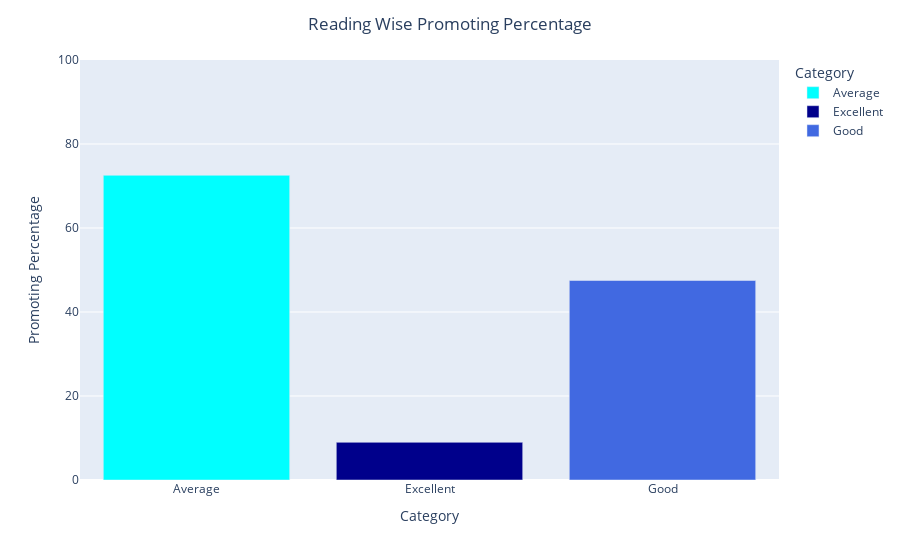

The notebook cell saved with this chart:
### Code cell
#visualizing
import plotly.express as px
fig = px.bar(promoting_df, x='Category', y='Promoting Percentage',
            color='Category',color_discrete_map={'Average': 'cyan',
    'Good': 'royalblue',
    'Excellent': 'darkblue'})
fig.update_layout(title='Reading Wise Promoting Percentage',
                 title_x=0.5)
fig.update_yaxes(range=[0,100])
fig.show()

### Figure 1 — Plotly figure (JSON) as saved in the notebook; plotly's stock layout.template omitted (floating-point values rounded to 4 significant figures)
{"data": [{"alignmentgroup": "True", "hovertemplate": "Category=%{x}<br>Promoting Percentage=%{y}<extra></extra>", "legendgroup": "Average", "marker": {"color": "cyan", "pattern": {"shape": ""}}, "name": "Average", "offsetgroup": "Average", "orientation": "v", "showlegend": true, "textposition": "auto", "type": "bar", "x": ["Average"], "xaxis": "x", "y": [72.55], "yaxis": "y"}, {"alignmentgroup": "True", "hovertemplate": "Category=%{x}<br>Promoting Percentage=%{y}<extra></extra>", "legendgroup": "Excellent", "marker": {"color": "darkblue", "pattern": {"shape": ""}}, "name": "Excellent", "offsetgroup": "Excellent", "orientation": "v", "showlegend": true, "textposition": "auto", "type": "bar", "x": ["Excellent"], "xaxis": "x", "y": [8.974], "yaxis": "y"}, {"alignmentgroup": "True", "hovertemplate": "Category=%{x}<br>Promoting Percentage=%{y}<extra></extra>", "legendgroup": "Good", "marker": {"color": "royalblue", "pattern": {"shape": ""}}, "name": "Good", "offsetgroup": "Good", "orientation": "v", "showlegend": true, "textposition": "auto", "type": "bar", "x": ["Good"], "xaxis": "x", "y": [47.5], "yaxis": "y"}], "layout": {"autosize": true, "barmode": "relative", "legend": {"title": {"text": "Category"}, "tracegroupgap": 0}, "margin": {"t": 60}, "title": {"text": "Reading Wise Promoting Percentage", "x": 0.5}, "xaxis": {"anchor": "y", "autorange": true, "categoryarray": ["Average", "Excellent", "Good"], "categoryorder": "array", "domain": [0, 1], "range": [-0.5, 2.5], "title": {"text": "Category"}, "type": "category"}, "yaxis": {"anchor": "x", "domain": [0, 1], "range": [0, 100], "title": {"text": "Promoting Percentage"}, "type": "linear"}}}
